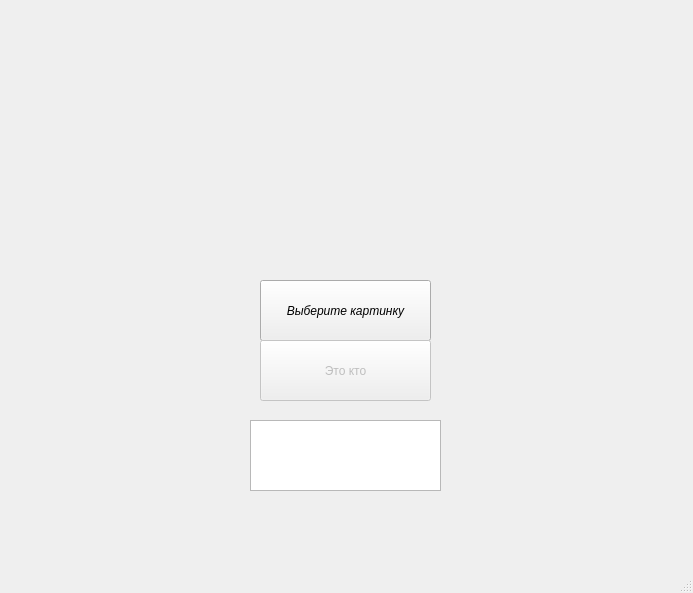
<?xml version="1.0" encoding="UTF-8"?>
<ui version="4.0">
 <class>MainWindow</class>
 <widget class="QMainWindow" name="MainWindow">
  <property name="enabled">
   <bool>true</bool>
  </property>
  <property name="geometry">
   <rect>
    <x>0</x>
    <y>0</y>
    <width>693</width>
    <height>593</height>
   </rect>
  </property>
  <property name="windowTitle">
   <string>MainWindow</string>
  </property>
  <widget class="QWidget" name="centralwidget">
   <widget class="QPushButton" name="btnImgSelect">
    <property name="geometry">
     <rect>
      <x>260</x>
      <y>280</y>
      <width>171</width>
      <height>61</height>
     </rect>
    </property>
    <property name="font">
     <font>
      <italic>true</italic>
     </font>
    </property>
    <property name="text">
     <string>Выберите картинку</string>
    </property>
   </widget>
   <widget class="QLabel" name="label">
    <property name="geometry">
     <rect>
      <x>200</x>
      <y>110</y>
      <width>271</width>
      <height>141</height>
     </rect>
    </property>
    <property name="text">
     <string/>
    </property>
   </widget>
   <widget class="QPushButton" name="btnRecognize">
    <property name="enabled">
     <bool>false</bool>
    </property>
    <property name="geometry">
     <rect>
      <x>260</x>
      <y>340</y>
      <width>171</width>
      <height>61</height>
     </rect>
    </property>
    <property name="text">
     <string>Это кто</string>
    </property>
   </widget>
   <widget class="QPlainTextEdit" name="prediction">
    <property name="geometry">
     <rect>
      <x>250</x>
      <y>420</y>
      <width>191</width>
      <height>71</height>
     </rect>
    </property>
    <property name="font">
     <font>
      <pointsize>24</pointsize>
     </font>
    </property>
    <property name="layoutDirection">
     <enum>Qt::LeftToRight</enum>
    </property>
    <property name="autoFillBackground">
     <bool>false</bool>
    </property>
    <property name="verticalScrollBarPolicy">
     <enum>Qt::ScrollBarAlwaysOff</enum>
    </property>
    <property name="sizeAdjustPolicy">
     <enum>QAbstractScrollArea::AdjustIgnored</enum>
    </property>
    <property name="tabChangesFocus">
     <bool>false</bool>
    </property>
    <property name="readOnly">
     <bool>true</bool>
    </property>
    <property name="plainText">
     <string/>
    </property>
    <property name="overwriteMode">
     <bool>false</bool>
    </property>
    <property name="centerOnScroll">
     <bool>false</bool>
    </property>
   </widget>
  </widget>
  <widget class="QMenuBar" name="menubar">
   <property name="geometry">
    <rect>
     <x>0</x>
     <y>0</y>
     <width>693</width>
     <height>22</height>
    </rect>
   </property>
  </widget>
  <widget class="QStatusBar" name="statusbar"/>
 </widget>
 <resources/>
 <connections/>
</ui>
